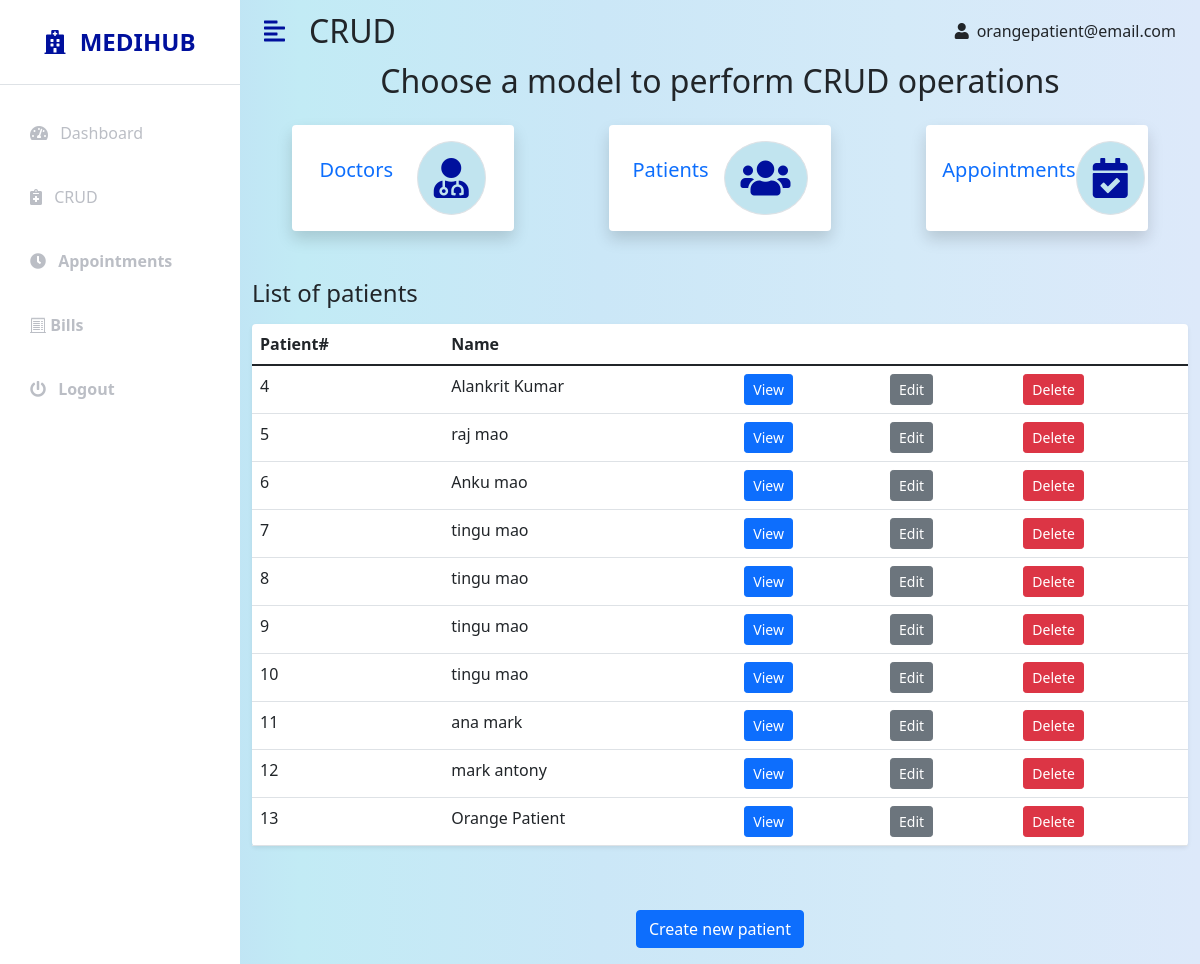
The page /adminapp/crud/patients/ (signed in) on the database as committed earlier.
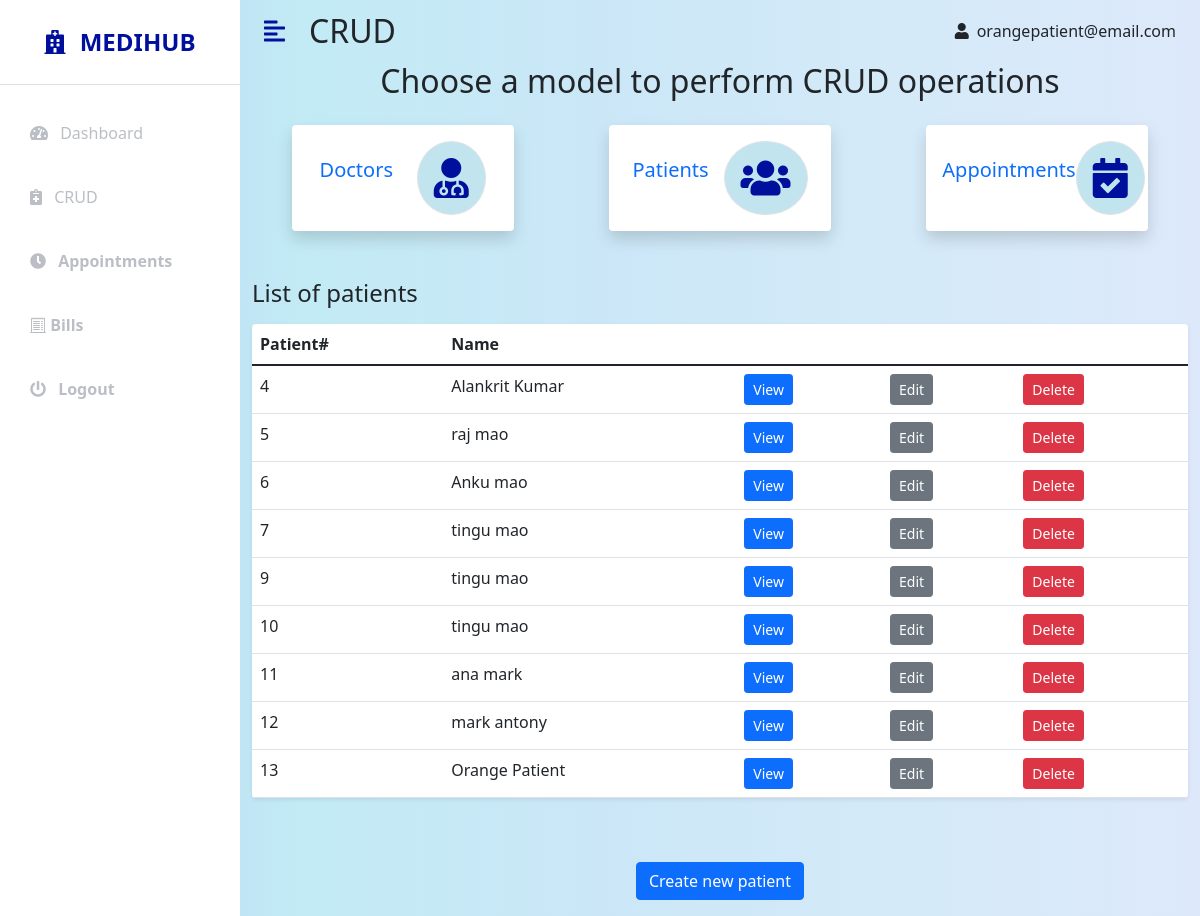
The same page on the database as committed later.
### hospital/models.py (models this page shows, shortened)
class Patient(models.Model):
    GENDER_CHOICES = [
        ('M', 'Male'),
        ('F', 'Female'),
        ('X', 'Other'),
    ]
    user = models.OneToOneField(User, on_delete=models.CASCADE, null=True, blank=True)
    first_name = models.CharField(max_length=50, null=True, blank=True)
    last_name = models.CharField(max_length=50, null=True, blank=True)
    gender = models.CharField(max_length=1, choices=GENDER_CHOICES, null=True, blank=True)
    dob = models.DateField(null=True, blank=True)
    phone = models.CharField(max_length=10, null=True, blank=True)
    address = models.TextField(max_length=400, null=True, blank=True)
    email = models.CharField(max_length=100, null=True, blank=True)

### adminapp/views.py (the view)
# urls.py: path('crud/patients/', views.patientListView, name='patient-list'),
@login_required(login_url='admin-login')
def patientListView(request):
    patientList = Patient.objects.all()
    context = {
        'list_of_patients': patientList,
    }
    return render(request, 'adminapp/patient_list.html', context)

### adminapp/templates/adminapp/patient_list.html
{% extends 'adminapp/crud_index.html' %}
{% block main %}
<div class="container-fluid">
    <div class="row my-5">
        <h3 class="fs-4 mb-3">List of patients</h3>
        <div class="col">
            <table class="table bg-white rounded shadow-sm  table-hover">
                <thead>
                    <tr>
                        <th scope="col">Patient# </th>
                        <th scope="col">Name</th>
                        <th scope="col"></th>
                        <th scope="col"></th>
                        <th scope="col"></th>
                    </tr>
                </thead>
                <tbody>
                    {% for patient in list_of_patients %}
                    <tr>
                        <td>{{patient.id}}</td>
                        <td>{{patient.first_name}} {{patient.last_name}}</td>
                        <td><a class="btn btn-primary btn-sm"  href="{% url 'patient-detail' patient.id %}">View</a></td>
                        <td><a class="btn btn-secondary btn-sm"  href="{% url 'edit-patient' patient.id %}">Edit</a></td>
                        <td><a class="btn btn-danger btn-sm"  href="{% url 'delete-patient' patient.id %}">Delete</a></td>
                    </tr>
                    {% endfor %}
                </tbody>
            </table>
        </div>
    </div>
    <h3 class="fs-4 mb-3 text-center"><a class ="btn btn-primary "style="text-decoration:none !important"href="{% url 'create-patient' %}">Create new patient</a></h3>
</div>
{% endblock %}

Rows that differ between the two databases and show on the page:
removed Patient: id "8", first_name "tingu", last_name "mao"
